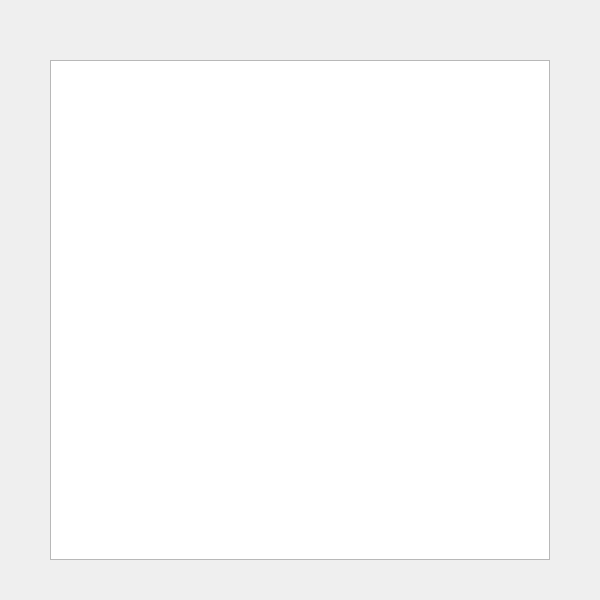
<?xml version="1.0" encoding="UTF-8"?>
<ui version="4.0">
 <class>MainWindow</class>
 <widget class="QMainWindow" name="MainWindow">
  <property name="geometry">
   <rect>
    <x>0</x>
    <y>0</y>
    <width>600</width>
    <height>600</height>
   </rect>
  </property>
  <property name="minimumSize">
   <size>
    <width>600</width>
    <height>600</height>
   </size>
  </property>
  <property name="maximumSize">
   <size>
    <width>600</width>
    <height>600</height>
   </size>
  </property>
  <property name="windowTitle">
   <string>MainWindow</string>
  </property>
  <widget class="QWidget" name="centralwidget">
   <widget class="PlotWidget" name="grPlot">
    <property name="geometry">
     <rect>
      <x>50</x>
      <y>60</y>
      <width>500</width>
      <height>500</height>
     </rect>
    </property>
    <property name="minimumSize">
     <size>
      <width>500</width>
      <height>500</height>
     </size>
    </property>
    <property name="maximumSize">
     <size>
      <width>500</width>
      <height>500</height>
     </size>
    </property>
   </widget>
  </widget>
 </widget>
 <customwidgets>
  <customwidget>
   <class>PlotWidget</class>
   <extends>QGraphicsView</extends>
   <header>pyqtgraph</header>
  </customwidget>
 </customwidgets>
 <resources/>
 <connections/>
</ui>
